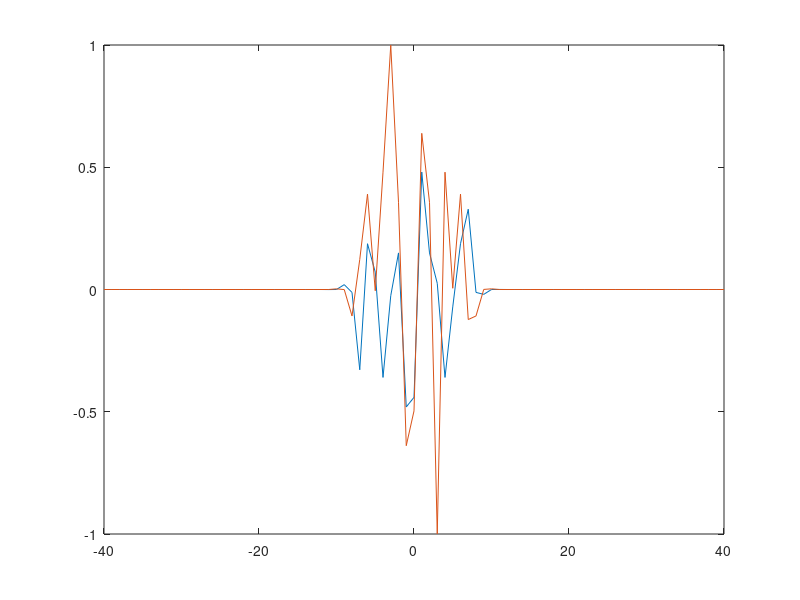
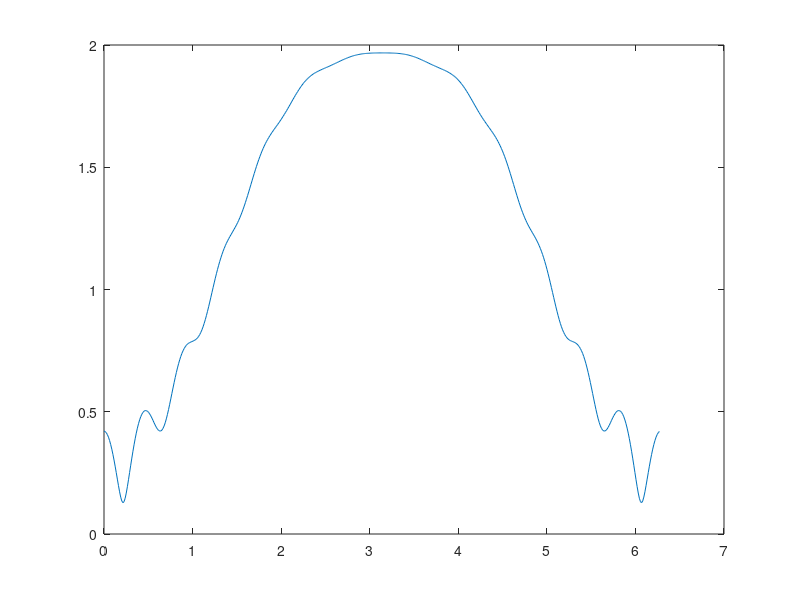

Reproduce these figures in MATLAB, in order.
% D(hankelh2[n,x],x)
% 
% D(BesselJ[n,x],x)

bn = @(n, ka) -(1j)^(-n)*( ...
  ( 0.5*(besselj(n-1,ka)   - besselj(n+1,ka))   )/ ...
  ( 0.5*(besselh(n-1,2,ka) - besselh(n+1,2,ka)) )  ...
  );
ka = 2*pi;

maxN = 40;
b_n = zeros(2*maxN+1,1);
for n=-maxN:maxN
    b_n(n+maxN+1) = bn(n, ka);
end

figure(1);
plot(-maxN:maxN, real(b_n), -maxN:maxN, imag(b_n));

N = 500;
theta = linspace(0, 2*pi, N+1).'; theta(end) = []; % colum

coeff = zeros(2*maxN+1, 1);
for n=-maxN:maxN
    coeff(n+maxN+1) = -b_n(n+maxN+1)*besselh(n,2,ka);
end
exp_theta = exp(1j* (-maxN:maxN).*theta);

J = exp_theta * coeff - exp(-1j*2*pi*cos(theta));

figure(2);
plot(theta, abs(J));